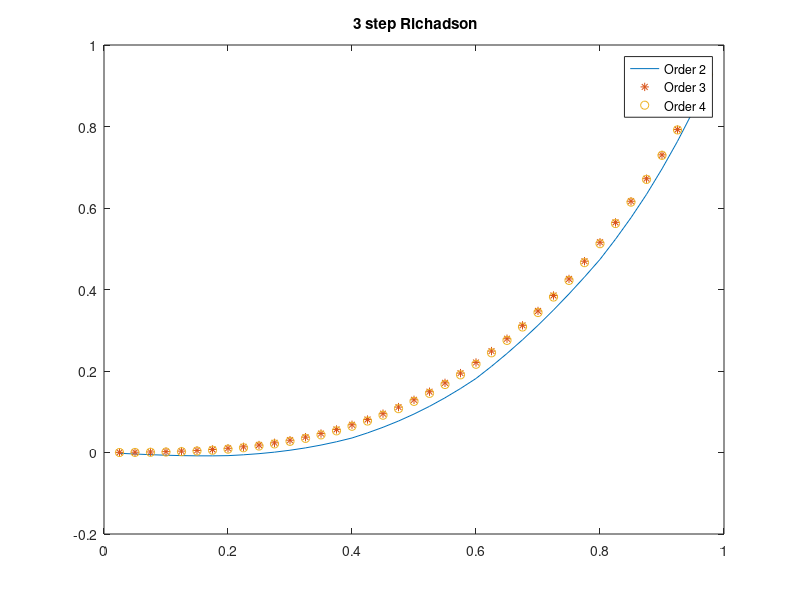
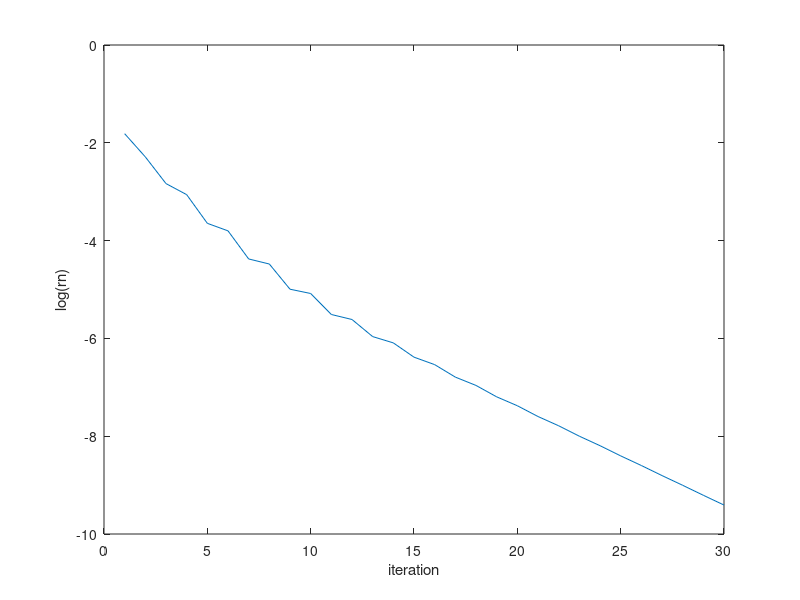

The MATLAB source for these figures, in order:
N=39;
BB=zeros(N);
dx=1/(N+1);
for i=2:N-1
    BB(i,i-1:i+1)=[1 -2 1];
end
BB(1,1:2)=[ -2 1];
BB(N,end-1:end)=[ 1  -2];
f=(6*dx*dx*[1:39]/40).';
f(end)=f(end)-1;
%%  Gauss Seidel method
HH=zeros(N);
beta=0; 
w=1; 
h1=4/(6-sqrt(3));
h2=4/6;
h3=4/(6+sqrt(3));
for i=2:N-1
    HH(i,i-1:i+1)=[-beta 2/w 0];
end
HH(1,1:2)=[2/w 0];
HH(N,end-1:end)=[ -beta 2/w];
N=[39 19 9 4];
for i=1:length(N)
    B{i}=(1/4)^(i-1)*BB(1:N(i),1:N(i));
    H{i}=HH(1:N(i),1:N(i));
    G{i}=eye(N(i))+H{i}\B{i};
end

for i=1:1:length(N)-1
    R{i}=zeros(N(i+1),N(i));
    I{i}=zeros(N(i),N(i+1));
end

for i=1:length(R)
    for j=1:size(R{i},2)
        if mod(j,2)==0
            R{i}(j/2,j)=1;
            I{i}(j-1:j+1,j/2)=[0.5; 1;0.5];
        end
    end
end

%%
for i=length(N)-1:-1:1
    if  i==3
        basic_iters_matrix{i}=(eye(N(i))-I{i}*1*inv(B{i+1})*R{i}*B{i})*G{i};
    else
        basic_iters_matrix{i}=(eye(N(i))-I{i}*(eye(N(i+1))-basic_iters_matrix{i+1})*inv(B{i+1})*R{i}*B{i})*G{i};
    end
end
basic_iters=basic_iters_matrix{1};
un=zeros(N(1),1);
r1=norm(B{1}*un-f);
rn=Inf;
iter=0;
sav=[];
while(rn>=r1/10^2)
unp1_1=(eye(N(1))+inv(HH/h1)*B{1})*un - inv(HH/h1)*f;
unp1_2=(eye(N(1))+inv(HH/h2)*B{1})*unp1_1 - inv(HH/h2)*f;
unp1_3=(eye(N(1))+inv(HH/h3)*B{1})*unp1_2 - inv(HH/h3)*f;
unp1=basic_iters*unp1_3-basic_iters*inv(B{1})*f+inv(B{1})*f;
un=unp1;
iter=iter+1;
rn=norm(B{1}*unp1-f);
sav=[sav [iter;rn]];
end
plot([1:39]/40,unp1,'-')
hold on;
while(rn>=r1/10^3)
unp1_1=(eye(N(1))+inv(HH/h1)*B{1})*un - inv(HH/h1)*f;
unp1_2=(eye(N(1))+inv(HH/h2)*B{1})*unp1_1 - inv(HH/h2)*f;
unp1_3=(eye(N(1))+inv(HH/h3)*B{1})*unp1_2 - inv(HH/h3)*f;
unp1=basic_iters*unp1_3-basic_iters*inv(B{1})*f+inv(B{1})*f;
un=unp1;
iter=iter+1;
rn=norm(B{1}*unp1-f);
sav=[sav [iter;rn]];
end
plot([1:39]/40,unp1,'*')
hold on;
while(rn>=r1/10^4)
unp1_1=(eye(N(1))+inv(HH/h1)*B{1})*un - inv(HH/h1)*f;
unp1_2=(eye(N(1))+inv(HH/h2)*B{1})*unp1_1 - inv(HH/h2)*f;
unp1_3=(eye(N(1))+inv(HH/h3)*B{1})*unp1_2 - inv(HH/h3)*f;
unp1=basic_iters*unp1_3-basic_iters*inv(B{1})*f+inv(B{1})*f;
un=unp1;
iter=iter+1;
rn=norm(B{1}*unp1-f);
sav=[sav [iter;rn]];
end
plot([1:39]/40,unp1,'o')
title(' 3 step Richadson');
legend('Order 2','Order 3','Order 4')
hold off;
figure
plot(sav(1,:),log(sav(2,:)))
ylabel('log(rn)')
xlabel('iteration')
[V,D] = eig(basic_iters);
D = real(diag(D));
ans_con_rate=max(D)
Theoretical_con_rate=cos(pi/(N(1)+1))*h1

 